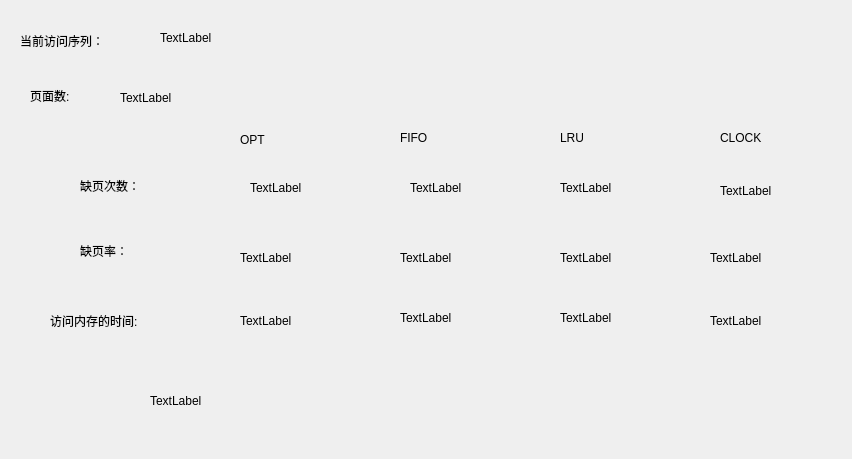
<?xml version="1.0" encoding="UTF-8"?>
<ui version="4.0">
 <class>ShowParameter</class>
 <widget class="QWidget" name="ShowParameter">
  <property name="geometry">
   <rect>
    <x>0</x>
    <y>0</y>
    <width>852</width>
    <height>459</height>
   </rect>
  </property>
  <property name="windowTitle">
   <string>Form</string>
  </property>
  <property name="styleSheet">
   <string notr="true">QLabel{
font:20px &quot;楷体&quot;;}
QLabel#timeLabel{font: 15pt &quot;楷体&quot;;}
</string>
  </property>
  <widget class="QLabel" name="label">
   <property name="geometry">
    <rect>
     <x>80</x>
     <y>170</y>
     <width>101</width>
     <height>31</height>
    </rect>
   </property>
   <property name="text">
    <string>缺页次数：</string>
   </property>
  </widget>
  <widget class="QLabel" name="label_2">
   <property name="geometry">
    <rect>
     <x>80</x>
     <y>240</y>
     <width>81</width>
     <height>21</height>
    </rect>
   </property>
   <property name="text">
    <string>缺页率：</string>
   </property>
  </widget>
  <widget class="QLabel" name="label_3">
   <property name="geometry">
    <rect>
     <x>20</x>
     <y>30</y>
     <width>141</width>
     <height>21</height>
    </rect>
   </property>
   <property name="text">
    <string>当前访问序列：</string>
   </property>
  </widget>
  <widget class="QLabel" name="label_4">
   <property name="geometry">
    <rect>
     <x>50</x>
     <y>310</y>
     <width>151</width>
     <height>21</height>
    </rect>
   </property>
   <property name="text">
    <string>访问内存的时间:</string>
   </property>
  </widget>
  <widget class="QLabel" name="label_5">
   <property name="geometry">
    <rect>
     <x>400</x>
     <y>130</y>
     <width>72</width>
     <height>15</height>
    </rect>
   </property>
   <property name="text">
    <string>FIFO</string>
   </property>
  </widget>
  <widget class="QLabel" name="label_6">
   <property name="geometry">
    <rect>
     <x>240</x>
     <y>130</y>
     <width>72</width>
     <height>20</height>
    </rect>
   </property>
   <property name="text">
    <string>OPT</string>
   </property>
  </widget>
  <widget class="QLabel" name="label_7">
   <property name="geometry">
    <rect>
     <x>560</x>
     <y>130</y>
     <width>72</width>
     <height>15</height>
    </rect>
   </property>
   <property name="text">
    <string>LRU</string>
   </property>
  </widget>
  <widget class="QLabel" name="label_8">
   <property name="geometry">
    <rect>
     <x>720</x>
     <y>130</y>
     <width>72</width>
     <height>15</height>
    </rect>
   </property>
   <property name="text">
    <string>CLOCK</string>
   </property>
  </widget>
  <widget class="QLabel" name="lrunumLabel">
   <property name="geometry">
    <rect>
     <x>560</x>
     <y>180</y>
     <width>71</width>
     <height>16</height>
    </rect>
   </property>
   <property name="text">
    <string>TextLabel</string>
   </property>
  </widget>
  <widget class="QLabel" name="lrurateLabel">
   <property name="geometry">
    <rect>
     <x>560</x>
     <y>250</y>
     <width>101</width>
     <height>16</height>
    </rect>
   </property>
   <property name="text">
    <string>TextLabel</string>
   </property>
  </widget>
  <widget class="QLabel" name="lrutimeLabel">
   <property name="geometry">
    <rect>
     <x>560</x>
     <y>310</y>
     <width>121</width>
     <height>16</height>
    </rect>
   </property>
   <property name="text">
    <string>TextLabel</string>
   </property>
  </widget>
  <widget class="QLabel" name="rannumLabel">
   <property name="geometry">
    <rect>
     <x>720</x>
     <y>180</y>
     <width>71</width>
     <height>21</height>
    </rect>
   </property>
   <property name="text">
    <string>TextLabel</string>
   </property>
  </widget>
  <widget class="QLabel" name="ranrateLabel">
   <property name="geometry">
    <rect>
     <x>710</x>
     <y>250</y>
     <width>111</width>
     <height>16</height>
    </rect>
   </property>
   <property name="text">
    <string>TextLabel</string>
   </property>
  </widget>
  <widget class="QLabel" name="rantimeLabel">
   <property name="geometry">
    <rect>
     <x>710</x>
     <y>310</y>
     <width>111</width>
     <height>21</height>
    </rect>
   </property>
   <property name="text">
    <string>TextLabel</string>
   </property>
  </widget>
  <widget class="QLabel" name="fifonumLabel">
   <property name="geometry">
    <rect>
     <x>410</x>
     <y>180</y>
     <width>71</width>
     <height>16</height>
    </rect>
   </property>
   <property name="text">
    <string>TextLabel</string>
   </property>
  </widget>
  <widget class="QLabel" name="optnumLabel">
   <property name="geometry">
    <rect>
     <x>250</x>
     <y>180</y>
     <width>71</width>
     <height>16</height>
    </rect>
   </property>
   <property name="text">
    <string>TextLabel</string>
   </property>
  </widget>
  <widget class="QLabel" name="optrateLabel">
   <property name="geometry">
    <rect>
     <x>240</x>
     <y>250</y>
     <width>101</width>
     <height>16</height>
    </rect>
   </property>
   <property name="text">
    <string>TextLabel</string>
   </property>
  </widget>
  <widget class="QLabel" name="fiforateLabel">
   <property name="geometry">
    <rect>
     <x>400</x>
     <y>250</y>
     <width>121</width>
     <height>16</height>
    </rect>
   </property>
   <property name="text">
    <string>TextLabel</string>
   </property>
  </widget>
  <widget class="QLabel" name="optimeLabel">
   <property name="geometry">
    <rect>
     <x>240</x>
     <y>310</y>
     <width>101</width>
     <height>21</height>
    </rect>
   </property>
   <property name="text">
    <string>TextLabel</string>
   </property>
  </widget>
  <widget class="QLabel" name="fifotimeLabel">
   <property name="geometry">
    <rect>
     <x>400</x>
     <y>310</y>
     <width>124</width>
     <height>15</height>
    </rect>
   </property>
   <property name="text">
    <string>TextLabel</string>
   </property>
  </widget>
  <widget class="QLabel" name="listLabel">
   <property name="geometry">
    <rect>
     <x>160</x>
     <y>30</y>
     <width>681</width>
     <height>16</height>
    </rect>
   </property>
   <property name="text">
    <string>TextLabel</string>
   </property>
  </widget>
  <widget class="QLabel" name="label_9">
   <property name="geometry">
    <rect>
     <x>30</x>
     <y>80</y>
     <width>91</width>
     <height>31</height>
    </rect>
   </property>
   <property name="text">
    <string>页面数:</string>
   </property>
  </widget>
  <widget class="QLabel" name="pagenumLabel">
   <property name="geometry">
    <rect>
     <x>120</x>
     <y>90</y>
     <width>111</width>
     <height>16</height>
    </rect>
   </property>
   <property name="text">
    <string>TextLabel</string>
   </property>
  </widget>
  <widget class="QLabel" name="timeLabel">
   <property name="geometry">
    <rect>
     <x>150</x>
     <y>380</y>
     <width>521</width>
     <height>41</height>
    </rect>
   </property>
   <property name="text">
    <string>TextLabel</string>
   </property>
  </widget>
 </widget>
 <resources/>
 <connections/>
</ui>
